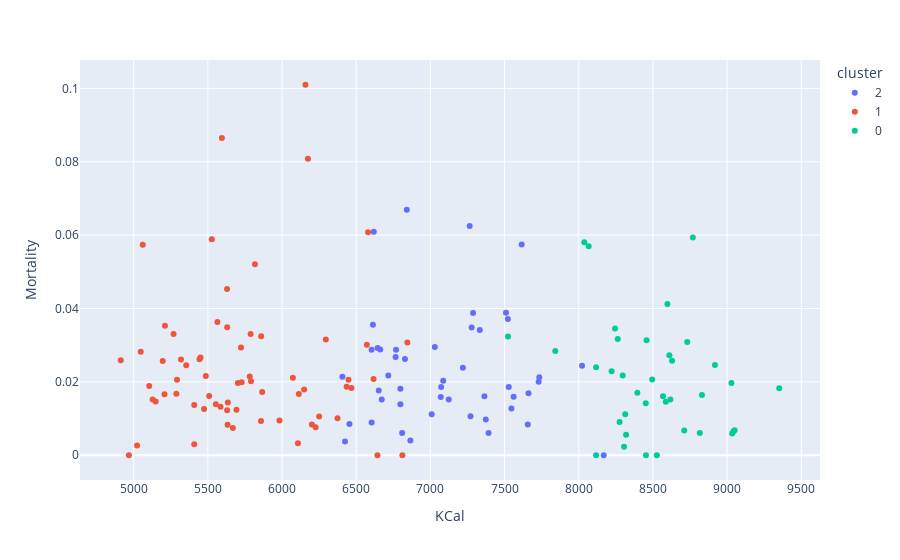

Notebook source saved alongside this figure:
### Code cell
fig = px.scatter(df_vis, x = 'KCal', y = 'Mortality', color = 'cluster', hover_name = 'Country')
fig.show()

### Figure 1 — Plotly figure (JSON) as saved in the notebook; plotly's stock layout.template omitted (floating-point values rounded to 4 significant figures)
{"data": [{"hovertemplate": "<b>%{hovertext}</b><br><br>cluster=2<br>KCal=%{x}<br>Mortality=%{y}<extra></extra>", "hovertext": ["Afghanistan", "Algeria", "Azerbaijan", "Belize", "Bosnia and Herzegovina", "Botswana", "Cabo Verde", "Cambodia", "Central African Republic", "Chad", "Congo", "Cuba", "Dominican Republic", "El Salvador", "Eswatini", "Fiji", "Gabon", "Guatemala", "Guyana", "Honduras", "India", "Iran (Islamic Republic of)", "Jordan", "Kenya", "Korea, South", "Kuwait", "Lebanon", "Malaysia", "Mali", "Mauritania", "Mauritius", "Morocco", "Namibia", "Nicaragua", "North Macedonia", "Paraguay", "Peru", "Philippines", "Saudi Arabia", "South Africa", "Sudan", "Suriname", "Thailand", "Tunisia", "Turkey", "United Arab Emirates", "Venezuela (Bolivarian Republic of)"], "legendgroup": "2", "marker": {"color": "#636efa", "symbol": "circle"}, "mode": "markers", "name": "2", "orientation": "v", "showlegend": true, "type": "scatter", "x": [7522.0, 7333.0, 6798.0, 7070.0, 6604.0, 6425.0, 7009.0, 8168.0, 7546.0, 6841.0, 8022.0, 7086.0, 6798.0, 6644.0, 7730.0, 7265.0, 7392.0, 7278.0, 7030.0, 6662.0, 7123.0, 7615.0, 7373.0, 7072.0, 6652.0, 6810.0, 7656.0, 6604.0, 7288.0, 6407.0, 7219.0, 7661.0, 7271.0, 6768.0, 6613.0, 6716.0, 7509.0, 7528.0, 6672.0, 6828.0, 6618.0, 7734.0, 7561.0, 7364.0, 6766.0, 6865.0, 6454.0], "xaxis": "x", "y": [0.03716, 0.03415, 0.01391, 0.01588, 0.02876, 0.003744, 0.01115, 0, 0.01277, 0.06691, 0.02437, 0.02029, 0.01811, 0.02924, 0.02004, 0.0625, 0.006078, 0.03485, 0.02948, 0.02882, 0.01516, 0.05745, 0.009759, 0.01861, 0.01764, 0.006077, 0.008357, 0.008894, 0.03874, 0.02139, 0.02387, 0.01693, 0.01063, 0.02877, 0.03556, 0.02177, 0.03886, 0.01858, 0.01518, 0.02622, 0.06092, 0.02124, 0.01595, 0.01608, 0.02681, 0.003999, 0.008495], "yaxis": "y"}, {"hovertemplate": "<b>%{hovertext}</b><br><br>cluster=1<br>KCal=%{x}<br>Mortality=%{y}<extra></extra>", "hovertext": ["Albania", "Argentina", "Armenia", "Australia", "Austria", "Barbados", "Belarus", "Belgium", "Bolivia", "Brazil", "Bulgaria", "China", "Colombia", "Costa Rica", "Croatia", "Cyprus", "Czechia", "Denmark", "Dominica", "Ecuador", "Estonia", "Finland", "France", "Georgia", "Germany", "Greece", "Hungary", "Iceland", "Ireland", "Israel", "Italy", "Jamaica", "Japan", "Kazakhstan", "Kyrgyzstan", "Latvia", "Lithuania", "Luxembourg", "Maldives", "Malta", "Mexico", "Mongolia", "Montenegro", "Netherlands", "New Zealand", "Norway", "Oman", "Pakistan", "Panama", "Poland", "Portugal", "Romania", "Russian Federation", "Saint Vincent and the Grenadines", "Serbia", "Slovakia", "Slovenia", "Spain", "Sweden", "Switzerland", "Trinidad and Tobago", "Ukraine", "United Kingdom", "Uruguay", "Uzbekistan", "Vietnam"], "legendgroup": "1", "marker": {"color": "#EF553B", "symbol": "circle"}, "mode": "markers", "name": "1", "orientation": "v", "showlegend": true, "type": "scatter", "x": [5444.0, 5450.0, 6113.0, 5269.0, 5408.0, 6295.0, 6250.0, 5630.0, 6580.0, 5723.0, 5788.0, 5817.0, 6572.0, 5693.0, 5634.0, 5858.0, 5633.0, 5105.0, 6811.0, 6174.0, 5208.0, 4913.0, 5211.0, 6227.0, 5319.0, 5791.0, 5354.0, 5023.0, 5564.0, 5668.0, 5594.0, 6617.0, 6149.0, 5509.0, 6073.0, 5474.0, 5148.0, 5630.0, 6107.0, 5983.0, 6158.0, 4967.0, 5128.0, 5048.0, 5585.0, 5288.0, 6374.0, 5292.0, 6448.0, 5702.0, 5486.0, 5859.0, 5866.0, 6643.0, 5782.0, 5408.0, 5554.0, 5630.0, 5061.0, 5196.0, 6468.0, 6435.0, 5527.0, 5728.0, 6201.0, 6845.0], "xaxis": "x", "y": [0.02617, 0.02665, 0.01667, 0.03302, 0.01371, 0.03153, 0.01057, 0.04531, 0.06078, 0.02936, 0.03302, 0.05207, 0.03013, 0.0124, 0.0144, 0.009304, 0.008315, 0.01887, 0, 0.08079, 0.01665, 0.02589, 0.03532, 0.007662, 0.0261, 0.02015, 0.02456, 0.002682, 0.03632, 0.007423, 0.08644, 0.02079, 0.01794, 0.01613, 0.02115, 0.01259, 0.01463, 0.01226, 0.003294, 0.0095, 0.101, 0, 0.01523, 0.02819, 0.01325, 0.01674, 0.01007, 0.02059, 0.02056, 0.01972, 0.02158, 0.03244, 0.01721, 0, 0.02144, 0.002997, 0.01389, 0.03488, 0.05734, 0.02571, 0.01831, 0.01868, 0.05888, 0.01992, 0.008359, 0.0307], "yaxis": "y"}, {"hovertemplate": "<b>%{hovertext}</b><br><br>cluster=0<br>KCal=%{x}<br>Mortality=%{y}<extra></extra>", "hovertext": ["Angola", "Bangladesh", "Benin", "Burkina Faso", "Cameroon", "Cote d'Ivoire", "Djibouti", "Egypt", "Ethiopia", "Gambia", "Ghana", "Guinea", "Guinea-Bissau", "Haiti", "Indonesia", "Iraq", "Lao People's Democratic Republic", "Lesotho", "Liberia", "Madagascar", "Malawi", "Mozambique", "Nepal", "Niger", "Nigeria", "Rwanda", "Sao Tome and Principe", "Senegal", "Sierra Leone", "Solomon Islands", "Sri Lanka", "Timor-Leste", "Togo", "Uganda", "United Republic of Tanzania", "Zambia", "Zimbabwe"], "legendgroup": "0", "marker": {"color": "#00cc96", "symbol": "circle"}, "mode": "markers", "name": "0", "orientation": "v", "showlegend": true, "type": "scatter", "x": [8263.0, 8587.0, 8831.0, 8611.0, 9029.0, 9034.0, 8313.0, 8038.0, 8618.0, 7523.0, 9043.0, 8816.0, 8395.0, 8629.0, 8245.0, 8117.0, 8453.0, 8222.0, 8769.0, 8452.0, 8731.0, 8711.0, 8319.0, 8067.0, 9352.0, 9051.0, 8568.0, 8495.0, 8457.0, 8526.0, 8305.0, 8117.0, 8918.0, 8275.0, 8598.0, 8296.0, 7842.0], "xaxis": "x", "y": [0.03168, 0.01456, 0.01643, 0.02723, 0.01972, 0.005954, 0.01115, 0.05808, 0.01519, 0.03234, 0.006544, 0.006077, 0.01706, 0.02574, 0.03454, 0.02396, 0, 0.02291, 0.05938, 0.01416, 0.03089, 0.006769, 0.005565, 0.05698, 0.01828, 0.006811, 0.01608, 0.02067, 0.03132, 0, 0.002311, 0, 0.02463, 0.009073, 0.04126, 0.02177, 0.02843], "yaxis": "y"}], "layout": {"legend": {"title": {"text": "cluster"}, "tracegroupgap": 0}, "margin": {"t": 60}, "xaxis": {"anchor": "y", "domain": [0, 1], "title": {"text": "KCal"}}, "yaxis": {"anchor": "x", "domain": [0, 1], "title": {"text": "Mortality"}}}}
